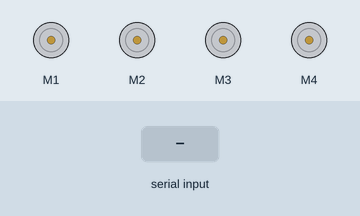
Bench run of a sketch on a simulated Arduino Uno, built with avr-gcc and run on an emulated ATmega328P. On the bench: 4 × DC motor (green arrow = forward, orange = backward, longer = faster). Inputs (shaded band) come from the test bench.

Above: at 1.2 s.
1.3 s: "F" received over Serial
At 1.9 s:
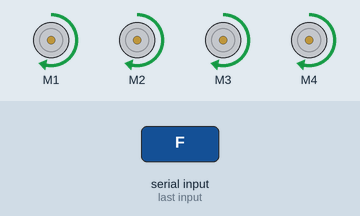
2.8 s: "B" received over Serial
At 4.0 s:
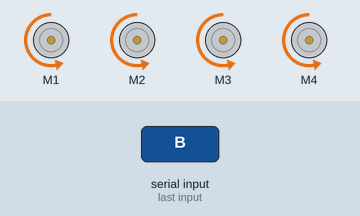
4.3 s: "L" received over Serial
At 5.3 s:
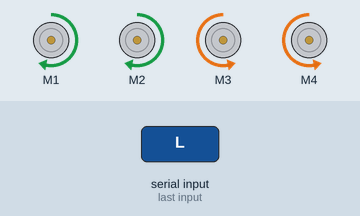
5.8 s: "R" received over Serial
At 6.5 s:
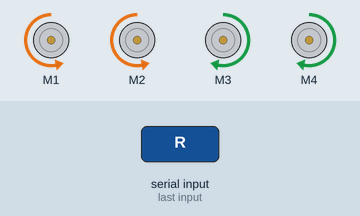
7.3 s: "1" received over Serial
At 7.6 s:
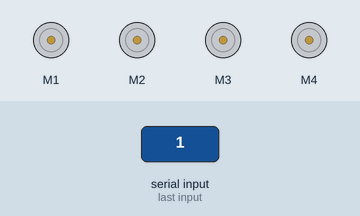
Timing chart, 0 to 9.8 s (numbered marks = the images above; inputs shaded):
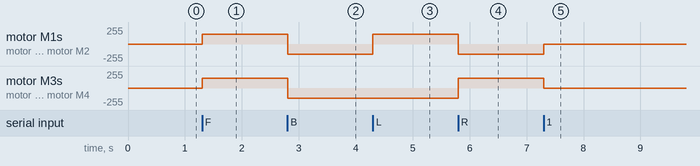

The sketch:

btcar.ino
```cpp
#include <AFMotor.h>
AF_DCMotor motor1(1);
AF_DCMotor motor2(2);
AF_DCMotor motor3(3);
AF_DCMotor motor4(4);

char command;

void setup()
{
  Serial.begin(9600);
}

void loop(){
  if(Serial.available() > 0){
    command = Serial.read();
    Stop();
    switch(command){
    case 'F':
      forward();
      break;
    case 'B':
       back();
      break;
    case 'L':
      left();
      break;
    case 'R':
      right();
      break;
    }
  }
}

void forward()
{
  motor1.setSpeed(150);
  motor1.run(FORWARD);
  motor2.setSpeed(150);
  motor2.run(FORWARD);
  motor3.setSpeed(150);
  motor3.run(FORWARD);
  motor4.setSpeed(150);
  motor4.run(FORWARD);
}

void back()
{
  motor1.setSpeed(150);
  motor1.run(BACKWARD);
  motor2.setSpeed(150);
  motor2.run(BACKWARD);
  motor3.setSpeed(150);
  motor3.run(BACKWARD);
  motor4.setSpeed(150);
  motor4.run(BACKWARD);
}

void left()
{
  motor1.setSpeed(150);
  motor1.run(FORWARD);
  motor2.setSpeed(150);
  motor2.run(FORWARD);
  motor3.setSpeed(150);
  motor3.run(BACKWARD);
  motor4.setSpeed(150);
  motor4.run(BACKWARD);
}

void right()
{

  motor1.setSpeed(150);
  motor1.run(BACKWARD);
  motor2.setSpeed(150);
  motor2.run(BACKWARD);
  motor3.setSpeed(150);
  motor3.run(FORWARD);
  motor4.setSpeed(150);
  motor4.run(FORWARD);
}

void Stop()
{
  motor1.setSpeed(0);
  motor1.run(RELEASE);
  motor2.setSpeed(0);
  motor2.run(RELEASE);
  motor3.setSpeed(0);
  motor3.run(RELEASE);
  motor4.setSpeed(0);
  motor4.run(RELEASE);
}
```

Measured:
- after the input at 1.3 s, motor M1–4: stopped → forward 150/255 at once
- after the input at 2.8 s, motor M1–4: forward 150/255 → backward 150/255 at once
- after the input at 4.3 s, motor M1, motor M2: backward 150/255 → forward 150/255 at once
- after the input at 5.8 s, motor M1, motor M2: forward 150/255 → backward 150/255 at once; motor M3, motor M4: backward 150/255 → forward 150/255 at once
- after the input at 7.3 s, motor M1, motor M2: backward 150/255 → stopped at once; motor M3, motor M4: forward 150/255 → stopped at once
